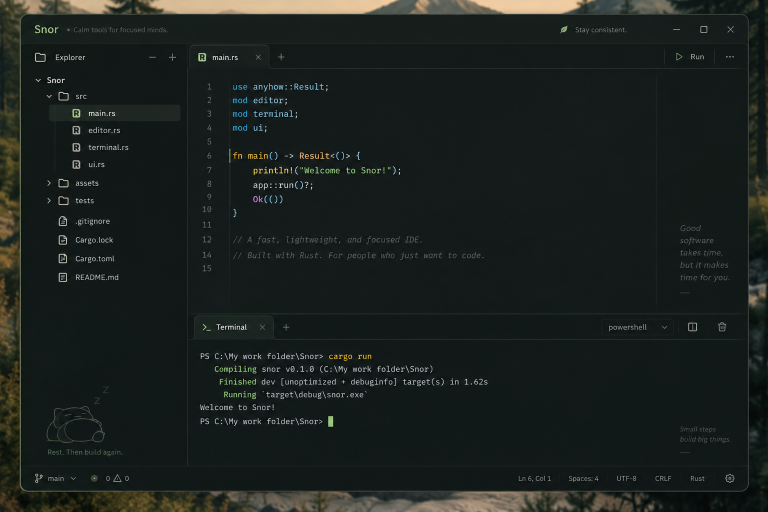
#> input picture file_00000000996c81faaa1c3fe9743de377.png, 1536 x 1024 px, found by its file name (shown at 1/2 size)
$ python ref_overview.py
#> lines starting #> are read from the running program, lines starting #| are printed output that depends on the picture
from PIL import Image, ImageEnhance
REF = r"C:/My work folder/Snor/file_00000000996c81faaa1c3fe9743de377.png"
im = Image.open(REF).convert("RGB").crop((42,30,1497,982))
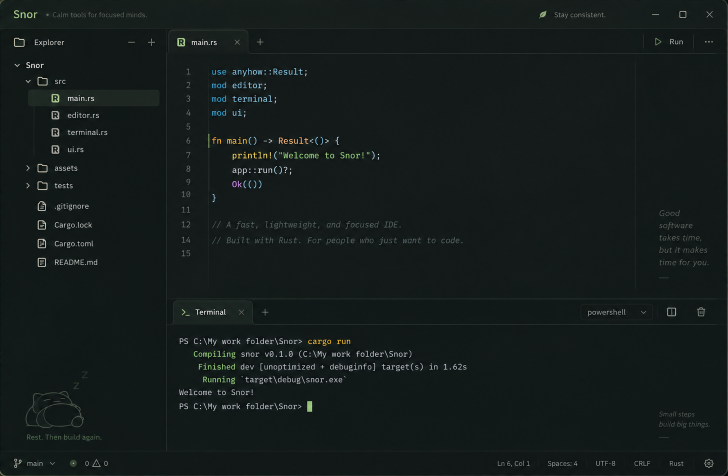
#> im: PIL image 1455x952 RGB (shown at 1/2 size); mean R, G, B 20.8, 28.3, 27.1
im = ImageEnhance.Brightness(im).enhance(2.2)
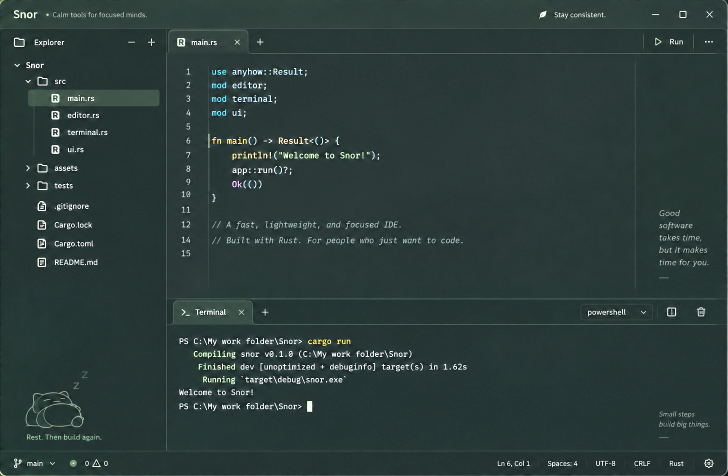
#> im: PIL image 1455x952 RGB (shown at 1/2 size); mean R, G, B 44.2, 60.5, 58.1
im = im.resize((1080, int(im.height*1080/im.width)), Image.LANCZOS)
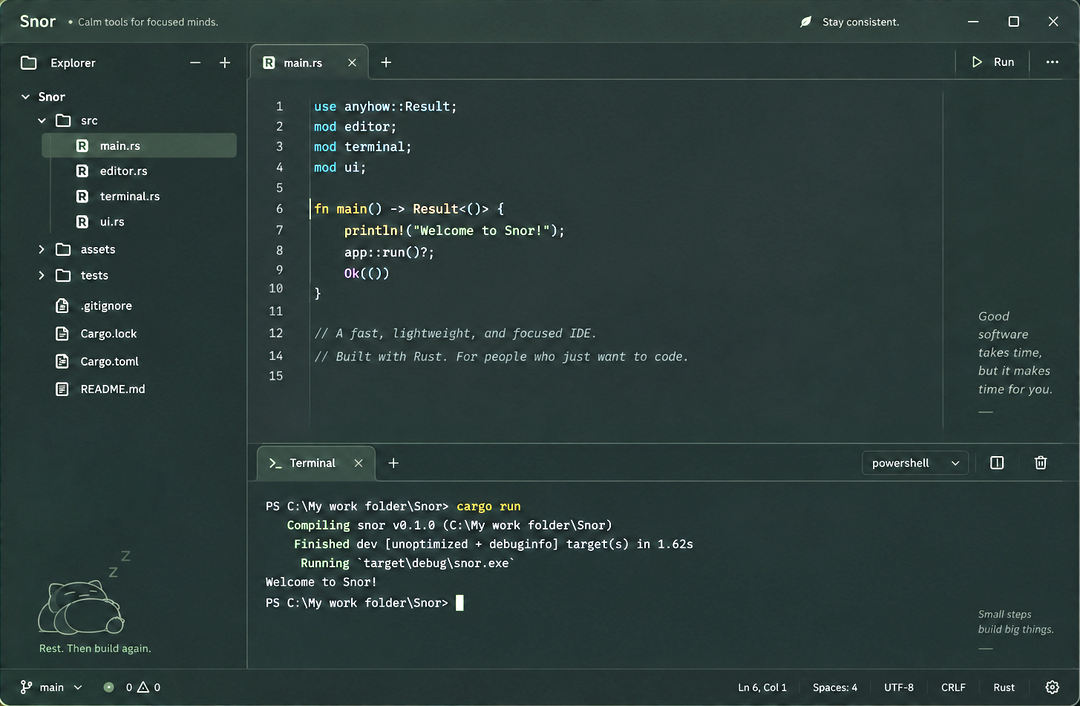
#> im: PIL image 1080x706 RGB; mean R, G, B 44.1, 60.4, 58
im.save(r"C:/My work folder/Snor/.workbuddy-ai/screenshots/ref_overview.png")
print(im.size)
#| (1080, 706)
